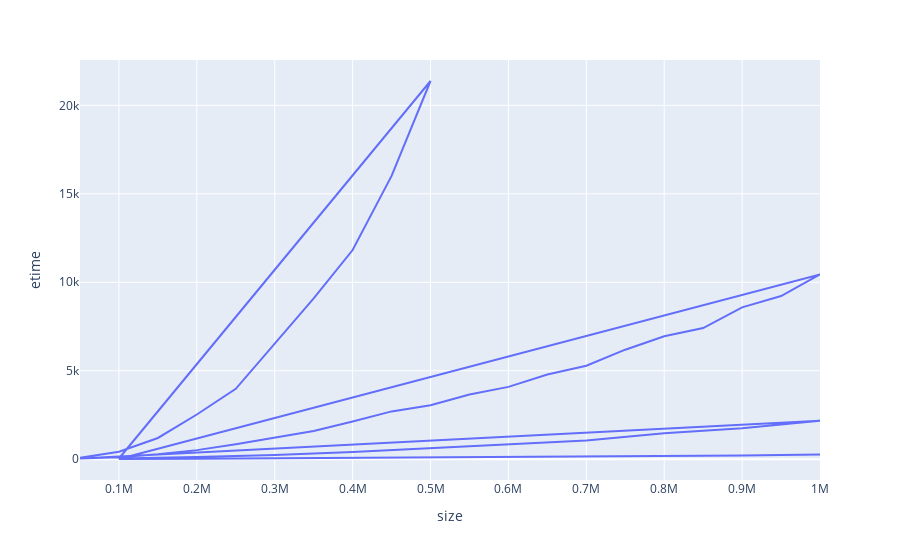

Notebook code cell kept with this figure:
### Markdown cell above
４つのデータが `size_etime_all` に統合されたので、さっそくグラフを描画してみましょう。

単独のデータから方法したときと同様に、描いてみましょう。

### Code cell
px.line(size_etime_all,
        x='size', y='etime',
        )

### Figure 1 — Plotly figure (JSON) as saved in the notebook; plotly's stock layout.template omitted (floating-point values rounded to 4 significant figures)
{"data": [{"hovertemplate": "size=%{x}<br>etime=%{y}<extra></extra>", "legendgroup": "", "line": {"color": "#636efa", "dash": "solid"}, "marker": {"symbol": "circle"}, "mode": "lines", "name": "", "orientation": "v", "showlegend": false, "type": "scatter", "x": [50000, 100000, 150000, 200000, 250000, 300000, 350000, 400000, 450000, 500000, 100000, 200000, 300000, 400000, 500000, 600000, 700000, 800000, 900000, 1000000, 50000, 100000, 150000, 200000, 250000, 300000, 350000, 400000, 450000, 500000, 550000, 600000, 650000, 700000, 750000, 800000, 850000, 900000, 950000, 1000000, 100000, 200000, 300000, 400000, 500000, 600000, 700000, 800000, 900000, 1000000], "xaxis": "x", "y": [77.69, 423.7, 1199.0, 2526.0, 3980.0, 6509.0, 9092.0, 11820.0, 16020.0, 21380.0, 37.51, 128.7, 241.1, 407.5, 616.4, 813.7, 1056.0, 1467.0, 1750.0, 2168.0, 34.06, 114.9, 283.9, 511.2, 841.2, 1199.0, 1597.0, 2129.0, 2701.0, 3051.0, 3653.0, 4087.0, 4787.0, 5281.0, 6190.0, 6947.0, 7414.0, 8585.0, 9221.0, 10440.0, 9.904, 25.69, 47.18, 70.04, 97.12, 122.6, 155.5, 189.7, 209.6, 268.0], "yaxis": "y"}], "layout": {"legend": {"tracegroupgap": 0}, "margin": {"t": 60}, "xaxis": {"anchor": "y", "domain": [0, 1], "title": {"text": "size"}}, "yaxis": {"anchor": "x", "domain": [0, 1], "title": {"text": "etime"}}}}
